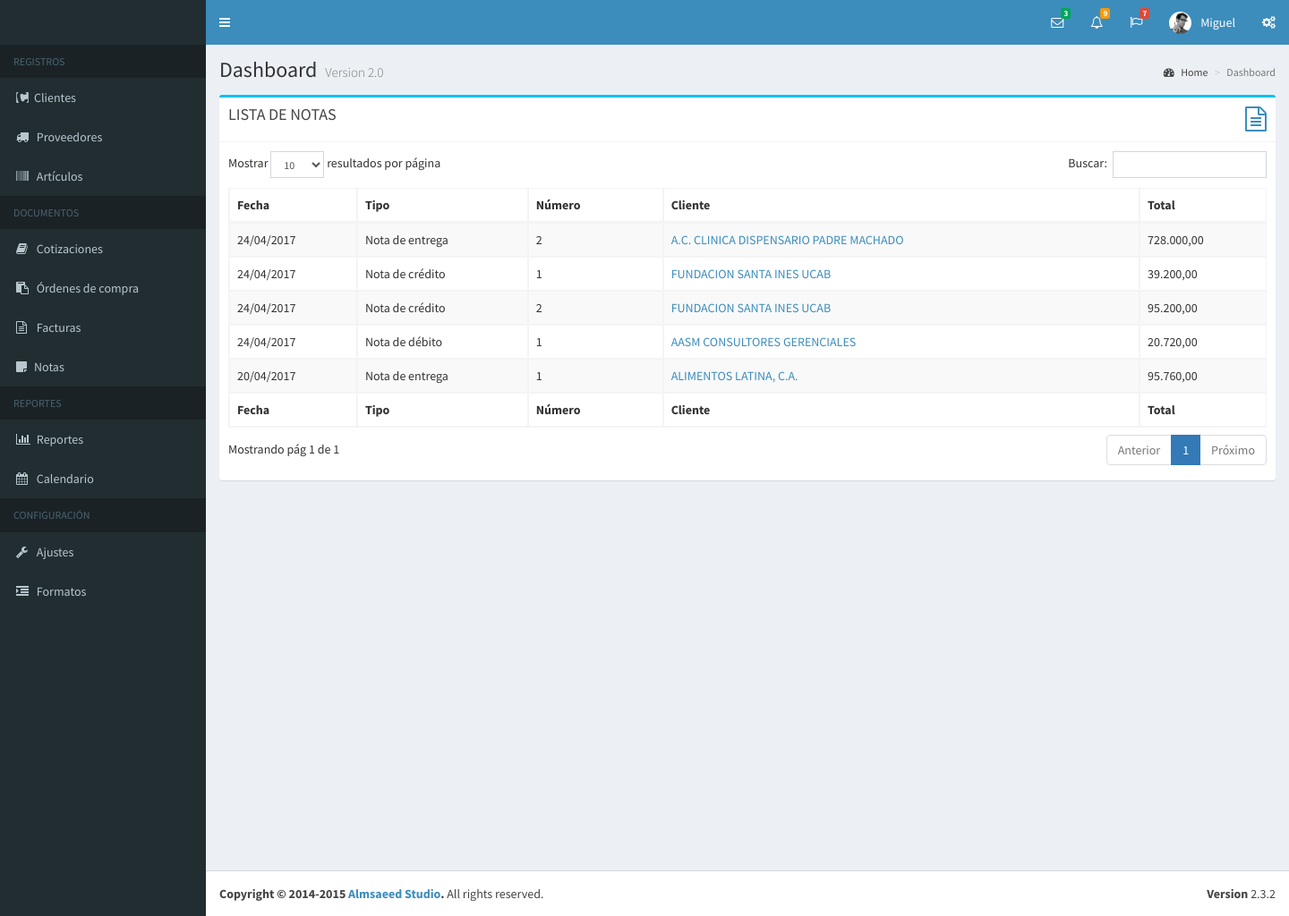
The app's page /notas.php (signed in), older data.
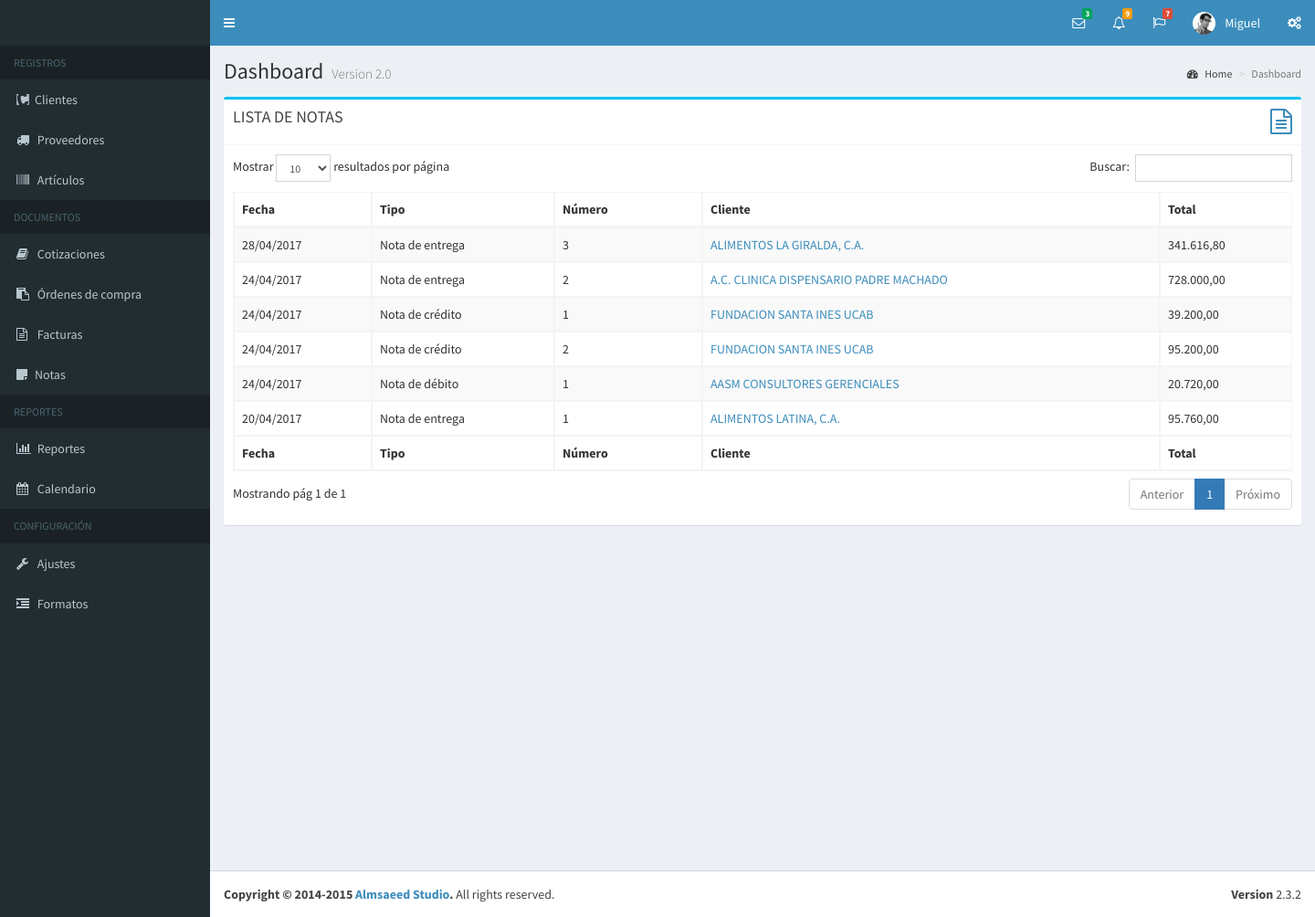
The same page, newer data.
### tables this page shows
CREATE TABLE IF NOT EXISTS `nota` (
  `idNota` int(5) NOT NULL AUTO_INCREMENT,
  `numero` int(5) DEFAULT NULL,
  `idCliente` int(7) DEFAULT NULL,
  `fecha_emision` datetime DEFAULT NULL,
  `fecha_registro` datetime DEFAULT NULL,
  `fecha_modificacion` datetime DEFAULT NULL,
  `fecha_anulacion` datetime DEFAULT NULL,
  `tipo` varchar(15) DEFAULT NULL,
  `idFactura` int(2) DEFAULT NULL,
  `estado` varchar(20) DEFAULT NULL,
  `idVendedor` int(1) DEFAULT NULL,
  `iva` decimal(10,2) DEFAULT NULL,
  `SubTotal` varchar(9) DEFAULT NULL,
  `ISV` varchar(9) DEFAULT NULL,
  `Total` varchar(10) DEFAULT NULL,
  `idPedido` int(7) DEFAULT NULL,
  `concepto` varchar(120) DEFAULT NULL,
  `tipo_concepto` varchar(20) DEFAULT NULL,
  `introduccion` varchar(150) DEFAULT NULL,
  `Observaciones` varchar(50) DEFAULT NULL,
  `Observaciones1` varchar(50) DEFAULT NULL,
  `Observaciones2` varchar(50) DEFAULT NULL,
  `Observaciones3` varchar(50) DEFAULT NULL,
  `idUsuario` int(11) DEFAULT NULL,
  PRIMARY KEY (`idNota`),
  KEY `idUsuario` (`idUsuario`)
);

CREATE TABLE IF NOT EXISTS `cliente` (
  `idCliente` int(5) NOT NULL AUTO_INCREMENT,
  `Nombre` varchar(51) NOT NULL,
  `Rif` varchar(13) NOT NULL,
  `pcontacto` varchar(50) DEFAULT NULL,
  `Nit` int(11) DEFAULT NULL,
  `direccion1` varchar(100) DEFAULT NULL,
  `direccion2` varchar(100) DEFAULT NULL,
  `Ciudad` varchar(30) DEFAULT NULL,
  `telefono1` varchar(20) DEFAULT NULL,
  `telefono2` varchar(20) DEFAULT NULL,
  `IdZona` int(1) DEFAULT NULL,
  `CodPos` varchar(12) DEFAULT NULL,
  `IdCondicion` int(2) DEFAULT NULL,
  `VigCre` varchar(10) DEFAULT NULL,
  `MonCre` int(1) DEFAULT NULL,
  `IdVendedor` int(1) DEFAULT NULL,
  `PagWeb` varchar(30) DEFAULT NULL,
  `Email` varchar(30) DEFAULT NULL,
  `IdCodContab` int(1) DEFAULT NULL,
  `NroPrecio` int(1) DEFAULT NULL,
  `AccionSql` varchar(4) DEFAULT NULL,
  PRIMARY KEY (`idCliente`)
);

### bd/data-usuario.php (called while the page is built, shortened)
<?php
	function obtenerUsuarioPorId( $idu, $dbh ){
		$sql = "select * from usuario where idUsuario = $idu";
		$data_user = mysql_fetch_array( mysql_query ( $sql, $dbh ) );
		return $data_user;
	}
?>

### bd/data-nota.php (called while the page is built, shortened)
<?php
	function obtenerListaNotas( $link, $idu ){
		$lista_c = array();
		$q = "Select N.IdNota as id, N.tipo as tipo, N.numero as numero, C.Nombre as cliente,
		date_format(N.fecha_emision,'%d/%m/%Y') as Fecha, N.total as Total from nota N, cliente C
		where N.IdCliente = C.idCliente and idUsuario = $idu order by N.fecha_emision desc";
		$data = mysql_query( $q, $link );
		while( $c = mysql_fetch_array( $data ) ){
			$lista_c[] = $c;
		}
		return $lista_c;
	}

### subforms/tablas/tabla_notas.php (the view, shortened to what this page needs)
<?php
	$notas = obtenerListaNotas( $dbh, $usuario["idUsuario"] );
  function ttNota($tipo){
    $t = array("nota_entrega" => "Nota de entrega",
              "nota_credito" => "Nota de crédito",
              "nota_debito" => "Nota de débito"
    );
    return $t[$tipo];
  }
?>
<table id="lnotas" class="table table-bordered table-striped">
    <thead>
      <tr>
        <th>Fecha</th><th>Tipo</th><th>Número</th><th>Cliente</th><th>Total</th>
      </tr>
    </thead>
    <tbody>
        <?php foreach( $notas as $n ){?>
        <tr>
            <td> <?php echo $n["Fecha"];?> </td>
            <td> <?php echo ttNota( $n["tipo"] ) ;?> </td>
            <td><?php echo $n["numero"];?> </td>
            <td> <a href="documento.php?tipo_documento=nota&tn=<?php echo $n["tipo"]; ?>&id=<?php echo $n["id"]; ?>">
                  <?php echo $n["cliente"]; ?>
                 </a> </td>
            <td> <?php echo number_format( $n["Total"], 2, ",", "." ); ?> </td>
        </tr>
        <?php } ?>
    </tbody>
    <tfoot>
        <tr>
            <th>Fecha</th><th>Tipo</th><th>Número</th><th>Cliente</th><th>Total</th>
        </tr>
    </tfoot>
</table>

Row changes from the older to the newer data that the page shows:
added nota: Fecha "28/04/2017", tipo "Nota de entrega", numero "3", idCliente.Nombre "ALIMENTOS LA GIRALDA, C.A.", Total "341.616,80"
